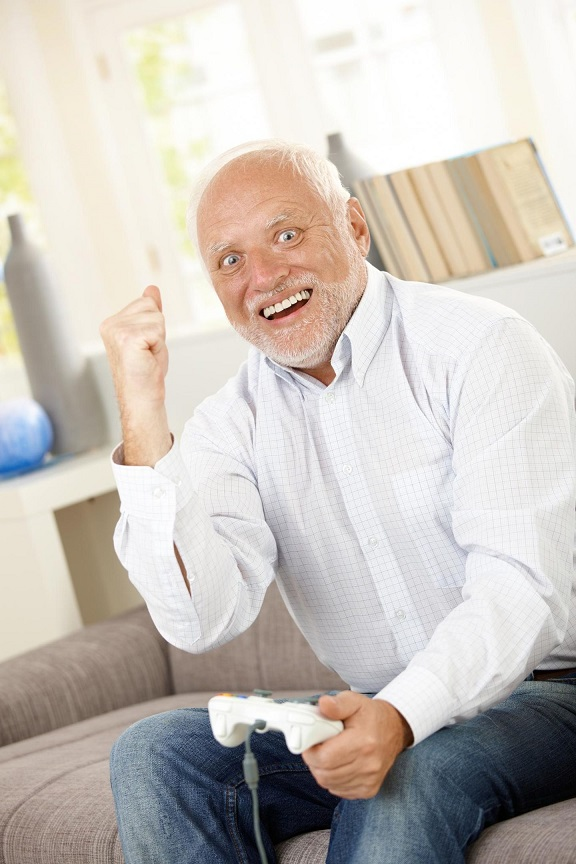
#> input picture images/harold_original.jpg, 576 x 864 px, found by its file name
$ python image_filtering.py
#> lines starting #> are read from the running program, lines starting #| are printed output that depends on the picture
import numpy as np
import cv2
from matplotlib import pyplot as plt
from skimage.util import random_noise
def show_img(img,title):
    cv2.imshow(title,img)
    cv2.waitKey(0)
    cv2.destroyAllWindows()


img = cv2.imread('images/harold_original.jpg',0)
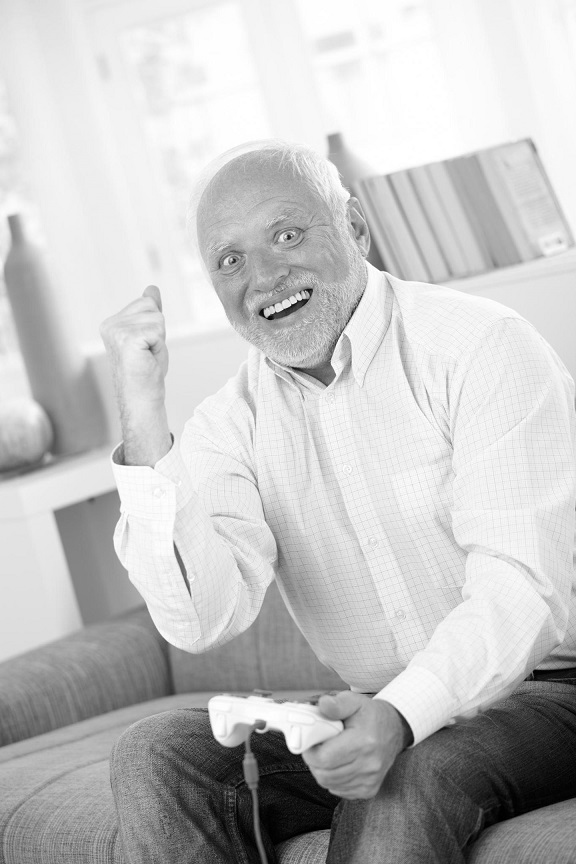
#> img: shape (864, 576); min 0, max 255, mean 195.1
#cv2.imwrite('images/harold_gray.jpg', img)
show_img(img,"Original Image")
# original image
img_noise = random_noise(img, mode='gaussian')
show_img(img_noise,"Image with Noise")
#cv2.imwrite('images/harold_gray_noise.png',img_noise)
# Averaging Filter
kernel = np.ones((5,5),np.float32)/25
img_filtered_avg = cv2.filter2D(img,-1,kernel)
show_img(img_filtered_avg,"Averaged Filter Applied")
#cv2.imwrite('images/harold_gray_filtered.jpg', img_filtered_avg)
# Gaussian Filtering
img_filtered_noise = cv2.GaussianBlur(img_noise,(5,5),1)
show_img(img_filtered_noise,"Gaussian Filter")

import numpy as np
import cv2
from matplotlib import pyplot as plt
from skimage.util import random_noise
def show_img(img,title):
    cv2.imshow(title,img)
    cv2.waitKey(0)
    cv2.destroyAllWindows()

$ run again, with images/chess.jpg copied over images/harold_original.jpg
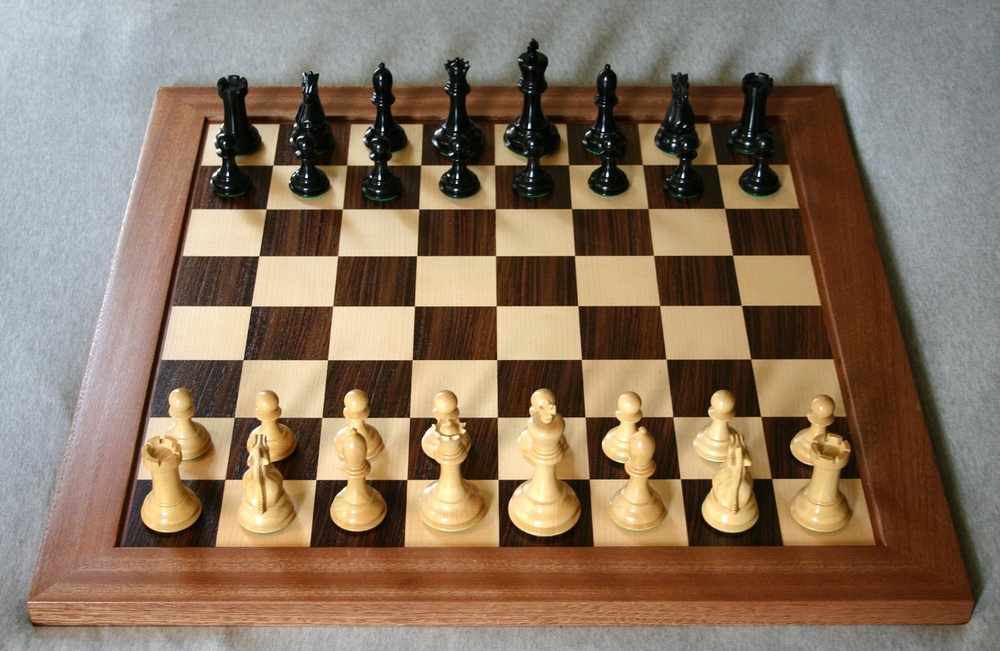
#> input picture images/chess.jpg, 1000 x 651 px, shrunk from 1306 x 850 before the run, found by its file name
#> `img = cv2.imread('images/harold_original.jpg',0)`:
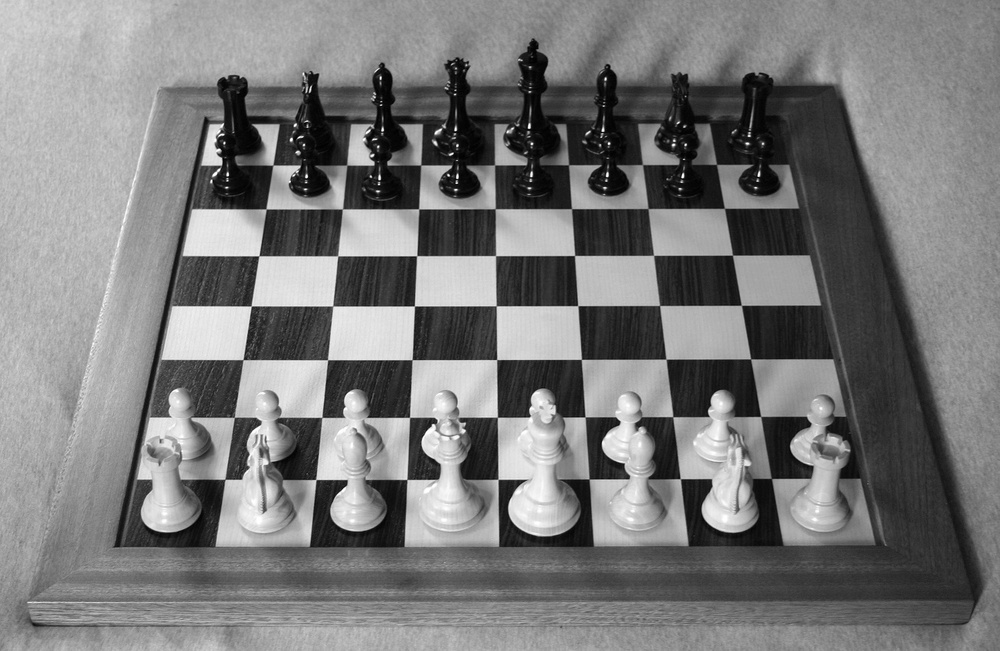
#> img: shape (651, 1000); min 0, max 255, mean 120.9
